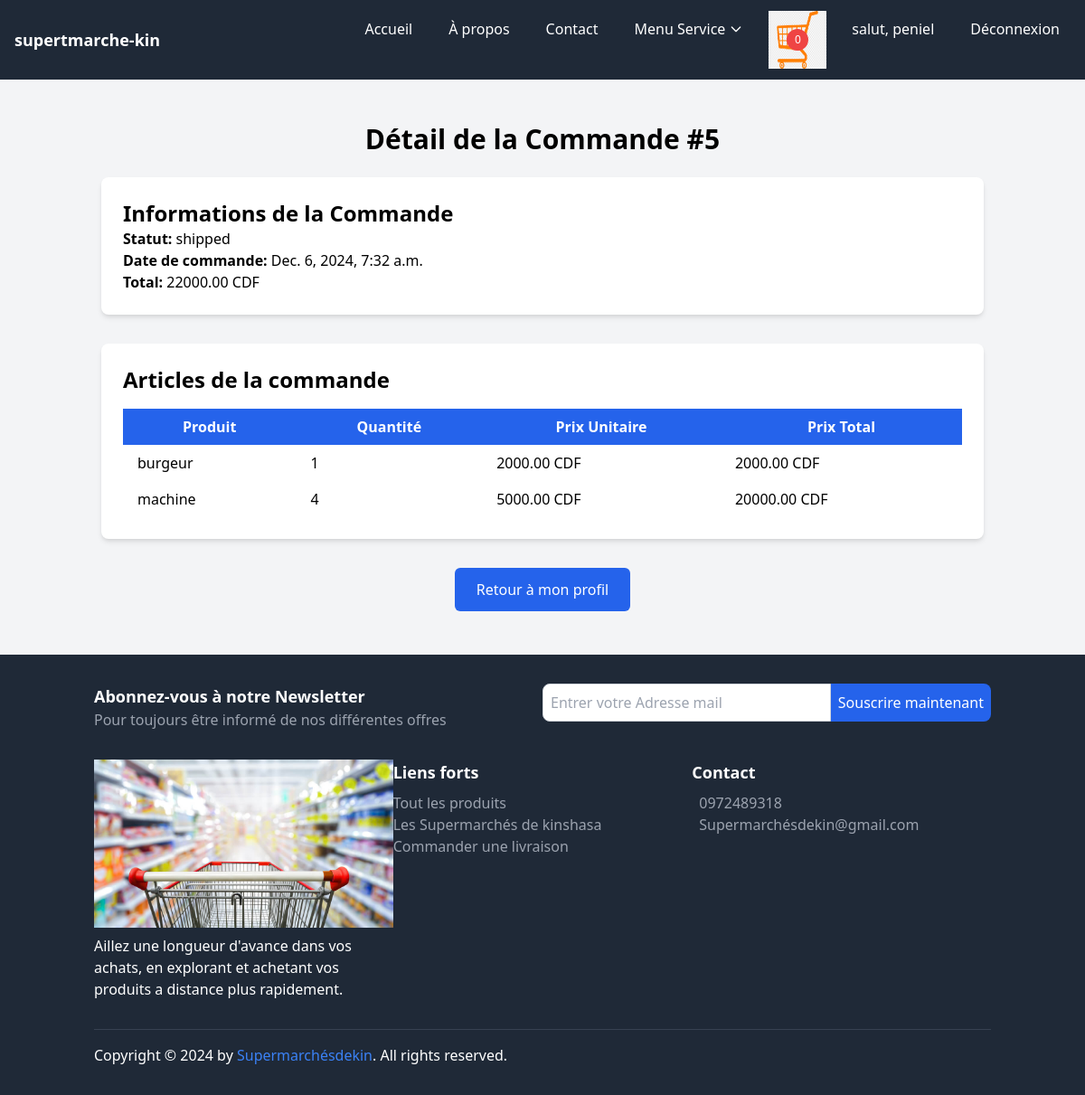
Screenshot of /user/order/5/detail/ (signed in) with the database file from the repository.
### core/models.py (models this page shows, shortened)
class Cart(models.Model):
    user = models.ForeignKey(settings.AUTH_USER_MODEL, on_delete=models.CASCADE, related_name='carts')
    created_at = models.DateTimeField(auto_now_add=True)
    is_ordered = models.BooleanField(default=False)
    is_active = models.BooleanField(default=True) # Ajoutez ce champ
    def get_item_count(self):
        return sum(item.quantity for item in self.items.all())

class CustomUser(AbstractUser):
    email = models.EmailField(unique=True)
    profile_pic = models.ImageField(upload_to="p_img", blank=True, null=True)
    address = models.CharField(max_length=50, blank=True, null=True)
    phone = models.CharField(max_length=11, blank=True, null=True)
    role = models.CharField(max_length=50, blank=True, null=True)
    bio = models.TextField(blank=True, null=True)
    USERNAME_FIELD = 'email'
    REQUIRED_FIELDS = ('username',)

class Order(models.Model):
    user = models.ForeignKey(settings.AUTH_USER_MODEL, on_delete=models.CASCADE, related_name="orders")
    store = models.ForeignKey('Store', on_delete=models.CASCADE, related_name="orders")
    created_at = models.DateTimeField(auto_now_add=True)
    updated_at = models.DateTimeField(auto_now=True)
    status = models.CharField(
        max_length=50, choices=[('pending', 'En attente'), ('En attente', 'Payée'), ('shipped', 'Expédiée'),('servit', 'Servit')],
        default='pending'
    )
    total_amount = models.DecimalField(max_digits=10, decimal_places=2, default=Decimal('0.00'))
    activated = models.BooleanField(default=True)  # Par défaut, l'ordre est activé
    def get_total(self):
        return self.total_amount

class OrderItem(models.Model):
    order = models.ForeignKey(Order, on_delete=models.CASCADE, related_name="items")
    product = models.ForeignKey(Product, on_delete=models.CASCADE)
    quantity = models.PositiveIntegerField()
    price_at_time_of_order = models.DecimalField(max_digits=10, decimal_places=2)
    def get_total_price(self):
        if self.price_at_time_of_order is None or self.quantity is None:
            return Decimal('0.00')  # Retourne 0 si des valeurs manquent
        return self.price_at_time_of_order * self.quantity

class Product(models.Model):
    store = models.ForeignKey(Store, on_delete=models.CASCADE, related_name="products")
    category = models.ForeignKey(Category, on_delete=models.CASCADE, related_name="products")
    name = models.CharField(max_length=255)
    description = models.TextField()
    price = models.DecimalField(max_digits=10, decimal_places=2)
    stock = models.PositiveIntegerField()
    image = models.ImageField(upload_to='products/', null=True, blank=True)
    image_galerie = models.ImageField(upload_to='product/galerie/', null=True, blank=True, verbose_name="Image galerie")
    created_at = models.DateTimeField(auto_now_add=True)

### core/views.py (the view)
# urls.py: path('order/<int:order_id>/detail/', views.order_detail, name='order_detail'),
@login_required(login_url="signin")
def order_detail(request, order_id):
    order = get_object_or_404(Order, id=order_id, user=request.user)
    order_items = order.items.all()
    context = {
        'order': order,
        'order_items': order_items,
    }
    return render(request, 'core/order_detail.html', context)

### core/context_processors.py (called while the page is built)
def cart(request):
    if request.user.is_authenticated:
        cart = get_or_create_cart(request.user)
    else:
        cart = None
    return {'cart': cart}

### core/utils.py (called while the page is built)
def get_or_create_cart(user):
    cart, created = Cart.objects.get_or_create(user=user, is_active=True)
    return cart

### core/templates/core/order_detail.html (shortened to what this page needs)
{% extends "base.html" %}
{% load static %}
{% block content %}
<section class="bg-gray-100 py-12">
    <div class="container mx-auto px-6">
        <h1 class="text-3xl font-bold text-center mb-6">Détail de la Commande #{{ order.id }}</h1>
        <div class="bg-white p-6 rounded-lg shadow-md mb-8">
            <h2 class="text-2xl font-semibold">Informations de la Commande</h2>
            <p><strong>Statut:</strong> {{ order.status }}</p>
            <p><strong>Date de commande:</strong> {{ order.created_at }}</p>
            <p><strong>Total:</strong> {{ order.get_total }} CDF</p>
        </div>
        <div class="bg-white p-6 rounded-lg shadow-md">
            <h2 class="text-2xl font-semibold mb-4">Articles de la commande</h2>
            <div class="overflow-x-auto">
                <table class="min-w-full table-auto">
                    <thead class="bg-blue-600 text-white">
                        <tr class="hidden sm:table-row">
                            <th class="px-4 py-2">Produit</th>
                            <th class="px-4 py-2">Quantité</th>
                            <th class="px-4 py-2">Prix Unitaire</th>
                            <th class="px-4 py-2">Prix Total</th>
                        </tr>
                    </thead>
                    <tbody>
                        {% for item in order_items %}
                        <tr class="hidden sm:table-row">
                            <td class="px-4 py-2">{{ item.product.name }}</td>
                            <td class="px-4 py-2">{{ item.quantity }}</td>
                            <td class="px-4 py-2">{{ item.price_at_time_of_order }} CDF</td>
                            <td class="px-4 py-2">{{ item.get_total_price }} CDF</td>
                        </tr>
                        {% empty %}
                        <tr>
                            <td colspan="4" class="px-4 py-2 text-center text-gray-600">Aucun article dans cette commande.</td>
                        </tr>
                        {% endfor %}
                    </tbody>
                </table>
            </div>
        </div>
        <div class="mt-8 text-center">
            <a href="{% url 'profile' %}" class="inline-block px-6 py-3 text-white bg-blue-600 hover:bg-blue-800 rounded-md">Retour à mon profil</a>
        </div>
    </div>
</section>
{% endblock %}

### templates/base.html (shortened to what this page needs)
{% load static %}
<!DOCTYPE html>
<html lang="fr">
<head>
    <link href="https://cdn.jsdelivr.net/npm/tailwindcss@2.2.19/dist/tailwind.min.css" rel="stylesheet">
</head>
<body class="bg-gray-100">
    <nav class="bg-gray-800 text-white">
        <div class="max-w-7xl mx-auto px-4 py-3 flex justify-between items-center">
            <div class="text-lg font-bold">
                <a href="{% url 'index' %}" class="text-white hover:underline">supertmarche-kin</a>
            </div>
            <div class="hidden md:flex space-x-4">
                <a href="{% url 'index' %}" class="hover:bg-gray-700 px-3 py-2 rounded">Accueil</a>
                <a href="{% url 'apropos' %}" class="hover:bg-gray-700 px-3 py-2 rounded">À propos</a>
                <a href="{% url 'contact' %}" class="hover:bg-gray-700 px-3 py-2 rounded">Contact</a>
<div class="relative">
    <button class="hover:bg-gray-700 px-3 py-2 rounded inline-flex items-center" id="immoDropdownButton">
       Menu Service
        <svg class="ml-1 w-4 h-4" fill="none" stroke="currentColor" viewBox="0 0 24 24" xmlns="http://www.w3.org/2000/svg">
            <path stroke-linecap="round" stroke-linejoin="round" stroke-width="2" d="M19 9l-7 7-7-7"></path>
        </svg>
    </button>
</div>
<a href="{% url 'cart_detail' %}" class="relative inline-block">
    <span id="cart-items-count" class="absolute top-1/2 left-1/2 bg-red-500 text-white rounded-full w-6 h-6 flex items-center justify-center text-xs transform -translate-x-1/2 -translate-y-1/2">
        {{ cart.get_item_count }}
    </span>
</a>
                {% if request.user.is_authenticated %}
                    <a href="{% url 'profile' %}" class="hover:bg-gray-700 px-3 py-2 rounded">salut, {{ request.user.username }}</a>
                    <a href="{% url 'signout' %}" class="hover:bg-gray-700 px-3 py-2 rounded">Déconnexion</a>
                {% else %}
                    <a href="{% url 'signup' %}" class="hover:bg-gray-700 px-3 py-2 rounded">S'inscrire</a>
                    <a href="{% url 'signin' %}" class="hover:bg-gray-700 px-3 py-2 rounded">Connexion</a>
                {% endif %}
            </div>
        </div>
    </nav>
      {% block content %}{% endblock content %}
    <footer class="bg-gray-800 text-white py-8">
        <div class="container mx-auto px-4">
            <div class="mb-8">
                <div class="flex flex-col md:flex-row">
                    <div class="md:w-1/2 mb-4 md:mb-0">
                        <h3 class="text-lg font-bold">Abonnez-vous à notre Newsletter</h3>
                        <p class="text-gray-400">Pour toujours être informé de nos différentes offres</p>
                    </div>
                    <div class="md:w-1/2">
                        <form action="https://api.web3forms.com/submit" method="POST" class="flex">
                            <input type="email" name="email" placeholder="Entrer votre Adresse mail" required class="flex-1 p-2 rounded-l-lg border border-gray-300" />
                            <button class="bg-blue-600 text-white p-2 rounded-r-lg">Souscrire maintenant</button>
                        </form>
                    </div>
                </div>
            </div>
            <div class="flex flex-col md:flex-row mb-8">
                <div class="md:w-1/3 mb-4 md:mb-0">
                    <div class="footer-logo mb-2">
                        <img class="img-fluid" src="{% static 'img/her2.jpg' %}" alt="">
                    </div>
                    <p>Aillez une longueur d'avance dans vos achats, en explorant et achetant vos produits a distance plus rapidement.</p>
                </div>
                <div class="md:w-1/3 mb-4 md:mb-0">
                    <h3 class="text-lg font-bold">Liens forts</h3>
                    <ul class="mt-2">
                        <li><a href="{% url 'list_product' %}" class="text-gray-400 hover:text-white">Tout les produits</a></li>
                        <li><a href="{% url 'list_store' %}" class="text-gray-400 hover:text-white">Les Supermarchés de kinshasa</a></li>
                        <li><a href="{% url 'creer_commande' %}" class="text-gray-400 hover:text-white">Commander une livraison</a></li>
                    </ul>
                </div>
                <div class="md:w-1/3">
                    <h3 class="text-lg font-bold">Contact</h3>
                    <div class="mt-2">
                        <p class="flex items-center"><a href="callto:+243 97 24 89 318" class="text-gray-400 hover:text-white">0972489318</a></p>
                        <p class="flex items-center"><a href="mailto:ngelekapeniel@gmail.com" class="text-gray-400 hover:text-white">Supermarchésdekin@gmail.com</a></p>
                    </div>
                </div>
            </div>
            <div class="border-t border-gray-700 pt-4">
                <div class="flex justify-between items-center">
                    <div>
                        <p class="mb-0">Copyright © 2024 by <a href="#" class="text-blue-500 hover:underline">Supermarchésdekin</a>. All rights reserved.</p>
                    </div>
                </div>
            </div>
        </div>
    </footer>
</body>
</html>

### rows the page displays
Cart: get_item_count "0"
CustomUser: user.username "peniel"
Order: id "5", status "shipped", created_at "Dec. 6, 2024, 7:32 a.m.", get_total "22000.00"
OrderItem: product.name "burgeur", quantity "1", price_at_time_of_order "2000.00", get_total_price "2000.00"
OrderItem: product.name "machine", quantity "4", price_at_time_of_order "5000.00", get_total_price "20000.00"
